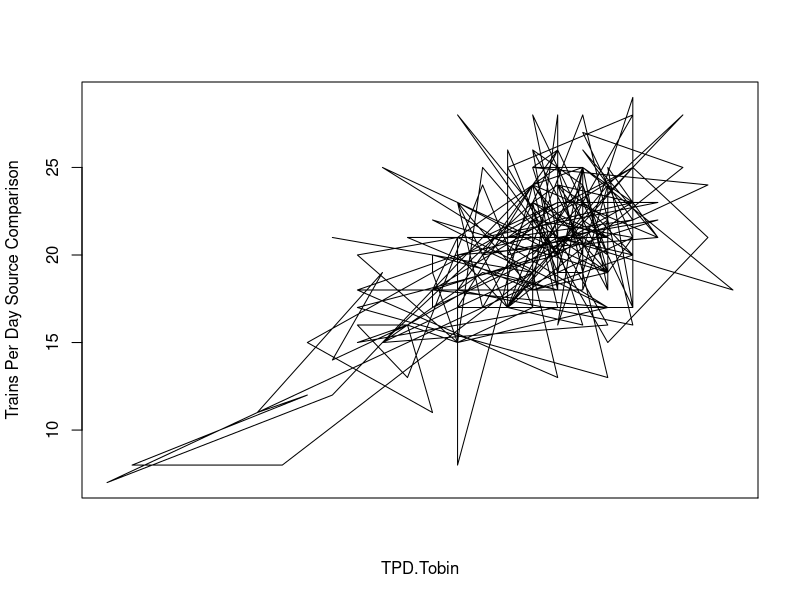
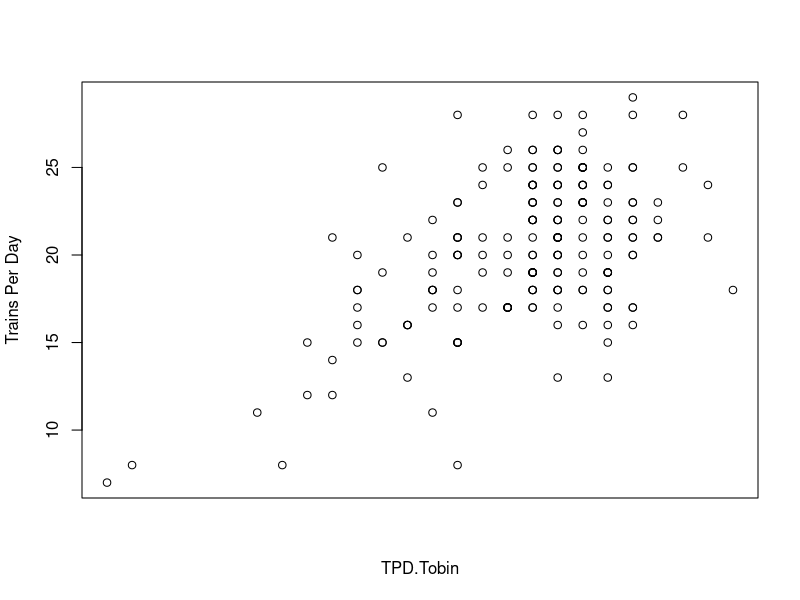

Recreate these plots in R, in order. (Note: this script raises an error after producing the figures.)
#working directory
path <- "C:/Users/jherynk/OneDrive - Washington Corporations/jh_RScripts/RevenueTPDvsTobinTPD"

#set working directory
setwd(path)

#Load Datasets
my_data <- read.csv("revenueTPDvsTobinTPD.csv")

#Another line chart
my_data$Date <- as.Date(my_data$Date, "%m/%d/%Y")
plot(TPD.Revenue ~ TPD.Tobin, my_data, xaxt = "n", type = "l", ylab = "Trains Per Day Source Comparison")
axis(1, my_data$Date, format(my_data$Date, "%b %d %y"), cex.axis = .7)

# Add fit lines
abline(lm(my_data$TPD.Revenue ~ my_data$Date), col="red") # regression line (y~x) 
lines(lowess(my_data$Date,my_data$TPD.Revenue), col="blue") # lowess line (x,y)

#Scatterplot chart

plot(TPD.Revenue ~ TPD.Tobin, my_data, xaxt = "n", ylab = "Trains Per Day")


# Kernel Density Plot
d <- density(my_data$TPD.Revenue) # returns the density data 
ggplot(d, main="TPD Revenue Kernel Density", xlab="Count") # plots the results
polygon(d, col="red")

# Kernel Density Plot
d <- density(my_data$TPD.Tobin) # returns the density data 
plot(d, main="TPD Tobin (blue) vs TPD Revenue Kernel Density", xlab="Trains Per Day from 11/21/2018-5/31/2019") # plots the results
polygon(d, col="blue")
lines(density(my_data$TPD.Revenue))

#correlation
library("ggpubr")
ggscatter(my_data, x = "TPD.Revenue", y = "TPD.Tobin", 
          add = "reg.line", conf.int = TRUE, 
          cor.coef = TRUE, cor.method = "pearson",
          xlab = "TPD Revenue", ylab = "TPD Tobin")


#are the plots normal
ggqqplot(my_data$TPD.Revenue, ylab = "TPD Revene")
# wt
ggqqplot(my_data$TPD.Tobin, ylab = "TPD Tobin")

#are the distributions significantly different than normal?
shapiro.test(my_data$TPD.Revenue)
shapiro.test(my_data$TPD.Tobin)
